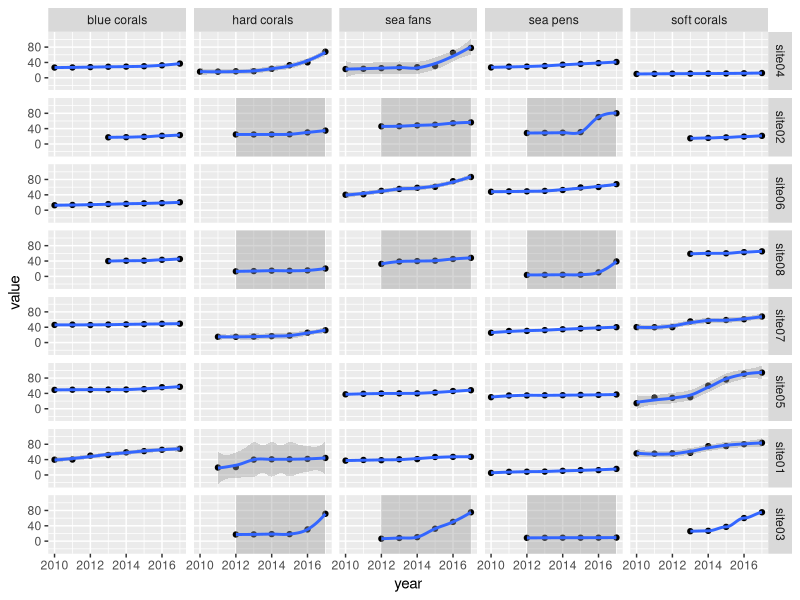

Recreate this plot in R. (Note: this script raises an error after producing the figure.)
## ---- chunk 1
#Task 1 reading the data into CSV
corals = read.csv("assignment-02-data-formated.csv", header=TRUE, sep=',')
corals$value =as.numeric(gsub("%","",as.character(corals$value)))
#corals$value= as.numeric_version(corals$value)
corals

## ---- chunk 2
# task 2 Ordering of data 
corals<-corals[order(corals$latitude),]
coralslocation<-unique(corals$location)
#coralslocation
corals$location<-factor((corals$location),levels=coralslocation)
corals

## ---- chunk 3
#Task2 creating static graph + ordering by latititude+ facet+smoother
library(ggplot2)
myGraph = ggplot ( data = corals, aes (x = year,y = value))
myGraph+geom_point()+ facet_grid(location~coralType)+ geom_smooth(aes(group = 1))



## ---- chunk 4
#Refernece: https://community.rstudio.com/t/filtering-my-plot-according-to-user-selection-shiny/27517
  
geo
